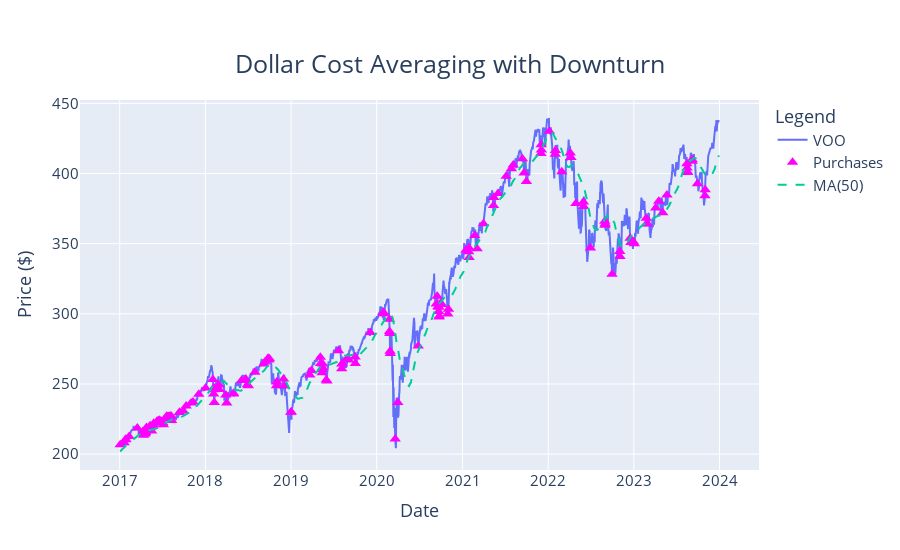

The cell this chart's notebook holds for it:
### Code cell
fig = go.Figure(
    layout=dict(
        title=go.layout.Title(text="Dollar Cost Averaging with Downturn", xanchor='center', yanchor='top', x=0.5, y=0.9, font=dict(size=25)),
        height=550
        )
    )
fig.update_layout(xaxis_title="Date", yaxis_title="Price ($)", legend_title="Legend", font = dict(size=15))#fig.update_layout(template='plotly_white')
#fig.update_layout(paper_bgcolor="white", plot_bgcolor="white")
# Add traces
fig.add_trace(go.Scatter(x=ts_voo.index, y=ts_voo['VOO'],
                    mode='lines',
                    name='VOO'))
fig.add_trace(go.Scatter(x=ts_voo.index, y=ts_voo['price'],
                    mode='markers', # lines+markers available too
                    marker=go.scatter.Marker(symbol='triangle-up', size=10, color='magenta'),
                    name='Purchases'))
fig.add_trace(go.Scatter(x=ts_voo.index, y=ts_voo['sma_50'],
                    mode='lines',
                    line={'dash': 'dash'},
                    name='MA(50)'))
fig.show()

### Figure 1 — Plotly figure (JSON) as saved in the notebook; plotly's stock layout.template omitted (floating-point values rounded to 4 significant figures; data arrays with more than 128 entries replaced by an {"elided": "..."} marker saying what was removed)
{"data": [{"mode": "lines", "name": "VOO", "type": "scatter", "x": {"elided": "1760 str values"}, "y": {"elided": "1760 float values"}}, {"marker": {"color": "magenta", "size": 10, "symbol": "triangle-up"}, "mode": "markers", "name": "Purchases", "type": "scatter", "x": {"elided": "1760 str values"}, "y": {"elided": "1760 float values"}}, {"line": {"dash": "dash"}, "mode": "lines", "name": "MA(50)", "type": "scatter", "x": {"elided": "1760 str values"}, "y": {"elided": "1760 float values"}}], "layout": {"font": {"size": 15}, "height": 550, "legend": {"title": {"text": "Legend"}}, "title": {"font": {"size": 25}, "text": "Dollar Cost Averaging with Downturn", "x": 0.5, "xanchor": "center", "y": 0.9, "yanchor": "top"}, "xaxis": {"title": {"text": "Date"}}, "yaxis": {"title": {"text": "Price ($)"}}}}
